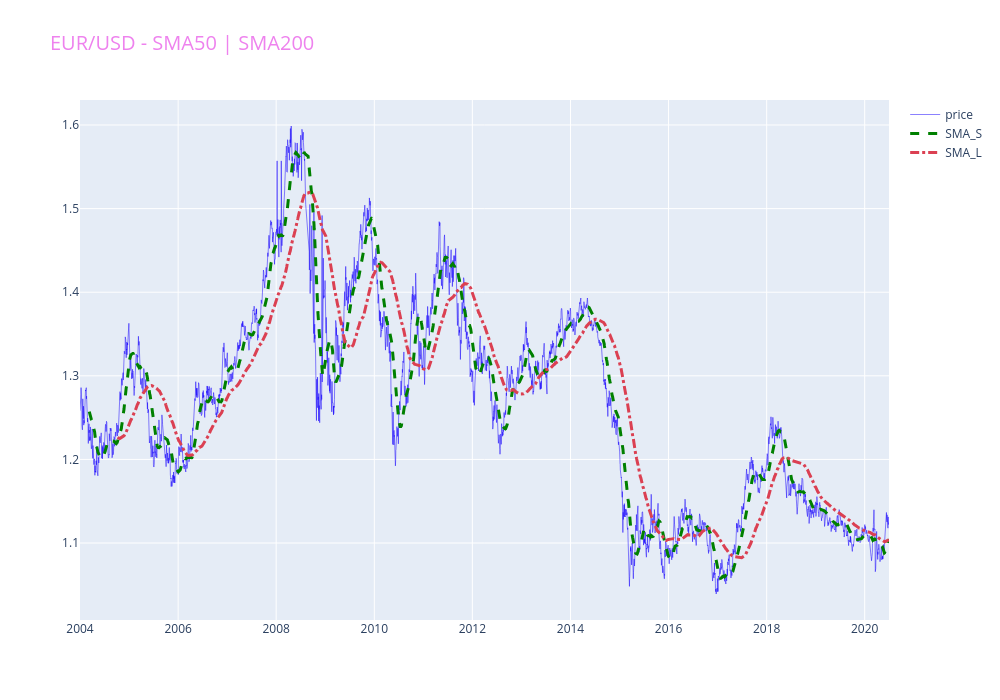

Write notebook code for a chart like this one.
### Code cell
data.iplot(kind = "line",
          xTitle = "Date",
          yTitle = "Values",
          colors = ["#1703fc", "green" , "red"],
          dash = ["solid","dash","dashdot"],
          width = [.5,3,3],
          opacity = 0.7,
          layout = {"title" : {"text" : "EUR/USD - SMA{} | SMA{}".format(sma_s , sma_l), 
                               "font" : {"size":20 , "color":"violet"}
                              },
                   "height":700,
                   "width":1000,
                   "hovermode":"x"}
          )
plt.show()

### Figure 1 — Plotly figure (JSON) as saved in the notebook; plotly's stock layout.template omitted (floating-point values rounded to 4 significant figures; data arrays with more than 128 entries replaced by an {"elided": "..."} marker saying what was removed)
{"data": [{"line": {"color": "rgba(23, 3, 252, 1.0)", "dash": "solid", "shape": "linear", "width": 0.5}, "mode": "lines", "name": "price", "text": "", "type": "scatter", "x": {"elided": "4275 str values"}, "y": {"elided": "4275 float values"}}, {"line": {"color": "rgba(0, 128, 0, 1.0)", "dash": "dash", "shape": "linear", "width": 3}, "mode": "lines", "name": "SMA_S", "text": "", "type": "scatter", "x": {"elided": "4275 str values"}, "y": {"elided": "4275 mixed values"}}, {"line": {"color": "rgba(219, 64, 82, 1.0)", "dash": "dashdot", "shape": "linear", "width": 3}, "mode": "lines", "name": "SMA_L", "text": "", "type": "scatter", "x": {"elided": "4275 str values"}, "y": {"elided": "4275 mixed values"}}], "layout": {"height": 700, "hovermode": "x", "title": {"font": {"color": "violet", "size": 20}, "text": "EUR/USD - SMA50 | SMA200"}, "width": 1000}}
